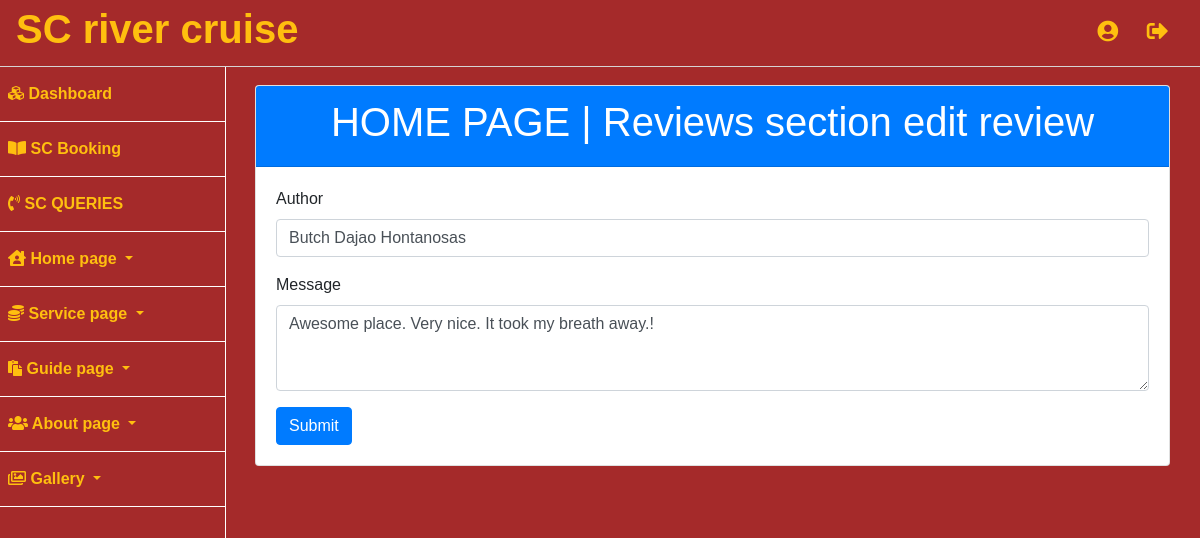
The app's page /admin/home-page.php?section=reviews&source=edit_review&id=2 (signed in) with its own data.
### tables this page shows
CREATE TABLE `home_page_reviews` (
  `id` int(11) NOT NULL,
  `heading` varchar(255) DEFAULT NULL,
  `author` varchar(255) NOT NULL,
  `review` varchar(255) NOT NULL
);

### admin/includes/function.php (called while the page is built)
<?php
    function sanitize_input($data) {
        global $connection;
        $data = trim($data);
        $data = stripslashes($data);
        $data = htmlspecialchars($data);
        return $connection->real_escape_string($data);
      }

### admin/includes/home_page/reviews_edit_review.php (the view, shortened to what this page needs)
<div class="card">
    <div class="card-header bg-primary text-white">
        <h1 class="text-center "> HOME PAGE | Reviews section edit review</h1>
    </div>
    <div class="card-body">
 <?php
    $review_id = sanitize_input($_GET['id']);
    $edit_review_stmt = $connection->prepare("SELECT * FROM home_page_reviews WHERE id = ?");
    $edit_review_stmt->bind_param("i", $review_id);
    $edit_review_stmt->execute();
    $edit_review_stmt->bind_result( $id, $heading, $author, $message);
 ?>
    <form action="" method="post" enctype="multipart/form-data">
        <div class="form-group">
            <label for="my-input">Author</label>
            <input id="my-input" class="form-control" type="text" name="edit_author" value="<?=$author?>">
        </div>
        <div class="form-group">
            <div class="form-group">
                <label for="my-input">Message</label>
                <textarea id="my-textarea" class="form-control" name="edit_message" rows="3"><?=$message?></textarea>
            </div>
        </div>
        <input type="submit" name="edit_review" value="Submit" class="btn btn-primary">
    </form>
    </div>
</div>

### admin/css/main.css (style rules this page uses)
* { box-sizing: border-box; font-family: sans-serif; text-decoration: none; }
html,body { height: 100%; background-color: #A52A2A; }
body { margin-top: 100px; }
@media (min-width:768px) { body { margin-top: 50px; } }

### records on screen
home_page_reviews: edit_author "Butch Dajao Hontanosas", edit_message "Awesome place. Very nice. It took my breath away.!"
